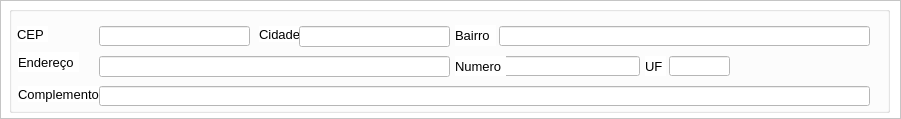
         <widget class="QFrame" name="frame_3">
          <property name="geometry">
           <rect>
            <x>10</x>
            <y>111</y>
            <width>901</width>
            <height>119</height>
           </rect>
          </property>
          <property name="styleSheet">
           <string notr="true">background-color: rgb(255, 255, 255);</string>
          </property>
          <property name="frameShape">
           <enum>QFrame::StyledPanel</enum>
          </property>
          <property name="frameShadow">
           <enum>QFrame::Raised</enum>
          </property>
          <widget class="QGroupBox" name="groupBox_30">
           <property name="geometry">
            <rect>
             <x>9</x>
             <y>6</y>
             <width>881</width>
             <height>107</height>
            </rect>
           </property>
           <property name="title">
            <string/>
           </property>
           <widget class="QLabel" name="label_78">
            <property name="geometry">
             <rect>
              <x>8</x>
              <y>20</y>
              <width>31</width>
              <height>16</height>
             </rect>
            </property>
            <property name="font">
             <font>
              <family>Arial</family>
              <pointsize>10</pointsize>
             </font>
            </property>
            <property name="text">
             <string>CEP</string>
            </property>
           </widget>
           <widget class="QLineEdit" name="lineEdit_8">
            <property name="geometry">
             <rect>
              <x>660</x>
              <y>50</y>
              <width>61</width>
              <height>20</height>
             </rect>
            </property>
            <property name="font">
             <font>
              <pointsize>10</pointsize>
             </font>
            </property>
            <property name="styleSheet">
             <string notr="true">background-color: rgb(255, 255, 255);</string>
            </property>
            <property name="text">
             <string/>
            </property>
           </widget>
           <widget class="QLabel" name="label_39">
            <property name="geometry">
             <rect>
              <x>9</x>
              <y>46</y>
              <width>61</width>
              <height>20</height>
             </rect>
            </property>
            <property name="font">
             <font>
              <family>Arial</family>
              <pointsize>10</pointsize>
             </font>
            </property>
            <property name="text">
             <string>Endereço</string>
            </property>
           </widget>
           <widget class="QLabel" name="label_41">
            <property name="geometry">
             <rect>
              <x>250</x>
              <y>20</y>
              <width>47</width>
              <height>16</height>
             </rect>
            </property>
            <property name="font">
             <font>
              <family>Arial</family>
              <pointsize>10</pointsize>
             </font>
            </property>
            <property name="text">
             <string>Cidade</string>
            </property>
           </widget>
           <widget class="QLineEdit" name="numeroCliente">
            <property name="geometry">
             <rect>
              <x>490</x>
              <y>50</y>
              <width>141</width>
              <height>20</height>
             </rect>
            </property>
            <property name="font">
             <font>
              <pointsize>10</pointsize>
             </font>
            </property>
            <property name="styleSheet">
             <string notr="true">background-color: rgb(255, 255, 255);</string>
            </property>
            <property name="text">
             <string/>
            </property>
           </widget>
           <widget class="QLineEdit" name="cidadeCliente">
            <property name="geometry">
             <rect>
              <x>290</x>
              <y>20</y>
              <width>151</width>
              <height>21</height>
             </rect>
            </property>
            <property name="font">
             <font>
              <pointsize>10</pointsize>
             </font>
            </property>
            <property name="styleSheet">
             <string notr="true">background-color: rgb(255, 255, 255);</string>
            </property>
            <property name="text">
             <string/>
            </property>
           </widget>
           <widget class="QLabel" name="label_43">
            <property name="geometry">
             <rect>
              <x>446</x>
              <y>50</y>
              <width>51</width>
              <height>20</height>
             </rect>
            </property>
            <property name="font">
             <font>
              <family>Arial</family>
              <pointsize>10</pointsize>
             </font>
            </property>
            <property name="text">
             <string>Numero</string>
            </property>
           </widget>
           <widget class="QLabel" name="label_44">
            <property name="geometry">
             <rect>
              <x>636</x>
              <y>50</y>
              <width>21</width>
              <height>20</height>
             </rect>
            </property>
            <property name="font">
             <font>
              <family>Arial</family>
              <pointsize>10</pointsize>
             </font>
            </property>
            <property name="text">
             <string>UF</string>
            </property>
           </widget>
           <widget class="QLineEdit" name="cepCliente">
            <property name="geometry">
             <rect>
              <x>90</x>
              <y>20</y>
              <width>151</width>
              <height>20</height>
             </rect>
            </property>
            <property name="font">
             <font>
              <pointsize>10</pointsize>
             </font>
            </property>
            <property name="styleSheet">
             <string notr="true">background-color: rgb(255, 255, 255);</string>
            </property>
            <property name="text">
             <string/>
            </property>
           </widget>
           <widget class="QLabel" name="label_42">
            <property name="geometry">
             <rect>
              <x>446</x>
              <y>19</y>
              <width>41</width>
              <height>21</height>
             </rect>
            </property>
            <property name="font">
             <font>
              <family>Arial</family>
              <pointsize>10</pointsize>
             </font>
            </property>
            <property name="text">
             <string>Bairro</string>
            </property>
           </widget>
           <widget class="QLineEdit" name="enderecoCliente">
            <property name="geometry">
             <rect>
              <x>90</x>
              <y>50</y>
              <width>351</width>
              <height>21</height>
             </rect>
            </property>
            <property name="font">
             <font>
              <pointsize>10</pointsize>
             </font>
            </property>
            <property name="styleSheet">
             <string notr="true">background-color: rgb(255, 255, 255);</string>
            </property>
            <property name="text">
             <string/>
            </property>
           </widget>
           <widget class="QLineEdit" name="compleCliente">
            <property name="geometry">
             <rect>
              <x>90</x>
              <y>80</y>
              <width>771</width>
              <height>20</height>
             </rect>
            </property>
            <property name="font">
             <font>
              <pointsize>10</pointsize>
             </font>
            </property>
            <property name="styleSheet">
             <string notr="true">background-color: rgb(255, 255, 255);</string>
            </property>
            <property name="text">
             <string/>
            </property>
           </widget>
           <widget class="QPushButton" name="pushButton_8">
            <property name="geometry">
             <rect>
              <x>40</x>
              <y>12</y>
              <width>41</width>
              <height>31</height>
             </rect>
            </property>
            <property name="font">
             <font>
              <pointsize>10</pointsize>
              <weight>75</weight>
              <bold>true</bold>
             </font>
            </property>
            <property name="cursor">
             <cursorShape>PointingHandCursor</cursorShape>
            </property>
            <property name="mouseTracking">
             <bool>false</bool>
            </property>
            <property name="tabletTracking">
             <bool>false</bool>
            </property>
            <property name="focusPolicy">
             <enum>Qt::NoFocus</enum>
            </property>
            <property name="acceptDrops">
             <bool>true</bool>
            </property>
            <property name="toolTip">
             <string>Consultar Cep</string>
            </property>
            <property name="statusTip">
             <string/>
            </property>
            <property name="accessibleName">
             <string/>
            </property>
            <property name="accessibleDescription">
             <string/>
            </property>
            <property name="layoutDirection">
             <enum>Qt::LeftToRight</enum>
            </property>
            <property name="autoFillBackground">
             <bool>false</bool>
            </property>
            <property name="styleSheet">
             <string notr="true"/>
            </property>
            <property name="inputMethodHints">
             <set>Qt::ImhNone</set>
            </property>
            <property name="text">
             <string/>
            </property>
            <property name="icon">
             <iconset>
              <normaloff>../Imagens/lupa.ico</normaloff>../Imagens/lupa.ico</iconset>
            </property>
            <property name="iconSize">
             <size>
              <width>30</width>
              <height>30</height>
             </size>
            </property>
            <property name="shortcut">
             <string/>
            </property>
            <property name="checkable">
             <bool>false</bool>
            </property>
            <property name="checked">
             <bool>false</bool>
            </property>
            <property name="autoRepeat">
             <bool>false</bool>
            </property>
            <property name="autoExclusive">
             <bool>false</bool>
            </property>
            <property name="autoDefault">
             <bool>true</bool>
            </property>
            <property name="default">
             <bool>false</bool>
            </property>
            <property name="flat">
             <bool>true</bool>
            </property>
           </widget>
           <widget class="QLabel" name="label_40">
            <property name="geometry">
             <rect>
              <x>9</x>
              <y>80</y>
              <width>81</width>
              <height>16</height>
             </rect>
            </property>
            <property name="font">
             <font>
              <family>Arial</family>
              <pointsize>10</pointsize>
             </font>
            </property>
            <property name="text">
             <string>Complemento</string>
            </property>
           </widget>
           <widget class="QLineEdit" name="bairroCliente">
            <property name="geometry">
             <rect>
              <x>490</x>
              <y>20</y>
              <width>371</width>
              <height>20</height>
             </rect>
            </property>
            <property name="font">
             <font>
              <pointsize>10</pointsize>
             </font>
            </property>
            <property name="styleSheet">
             <string notr="true">background-color: rgb(255, 255, 255);</string>
            </property>
            <property name="text">
             <string/>
            </property>
           </widget>
          </widget>
         </widget>
